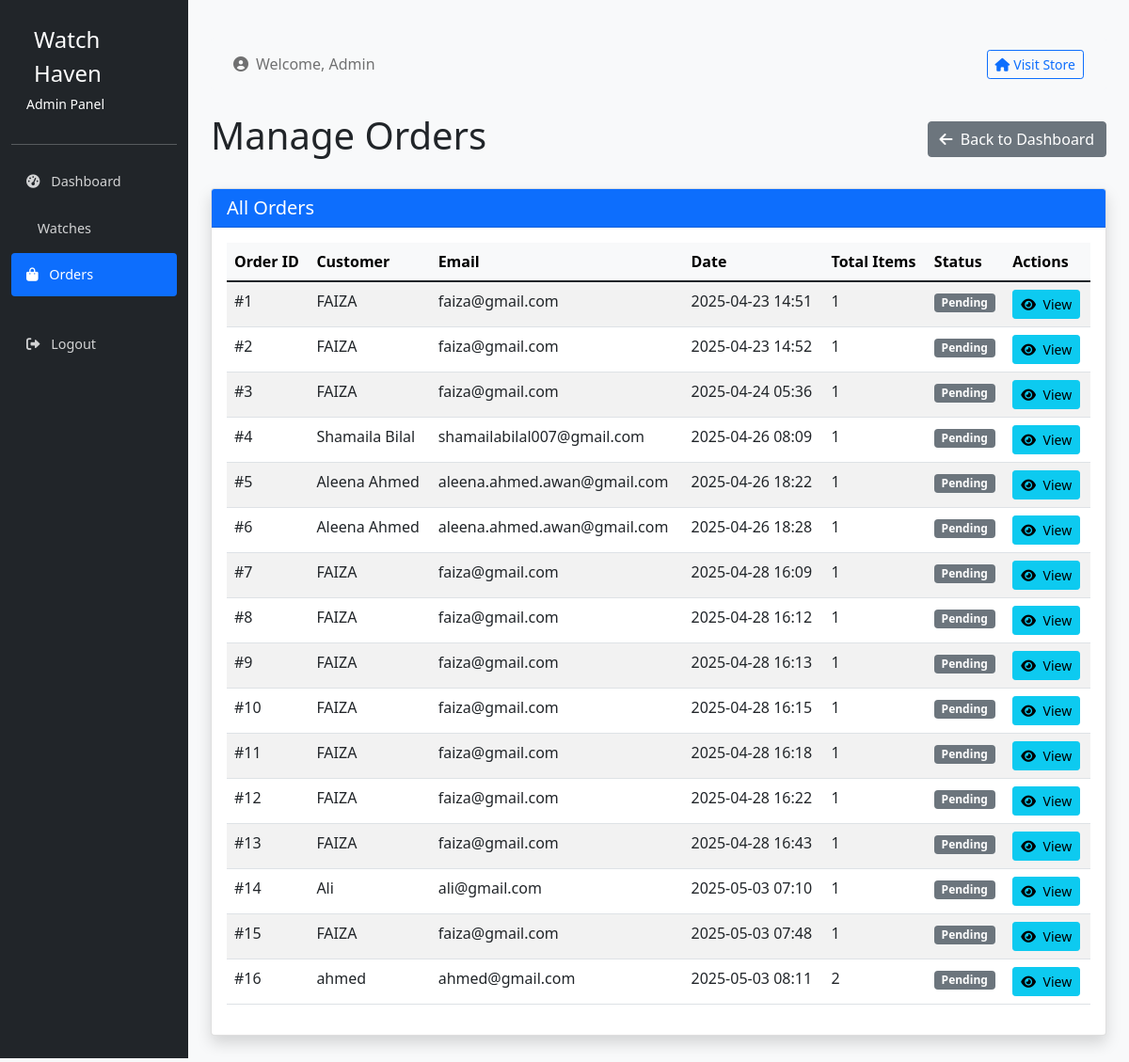
Page /admin/orders (signed in) on the earlier database version.
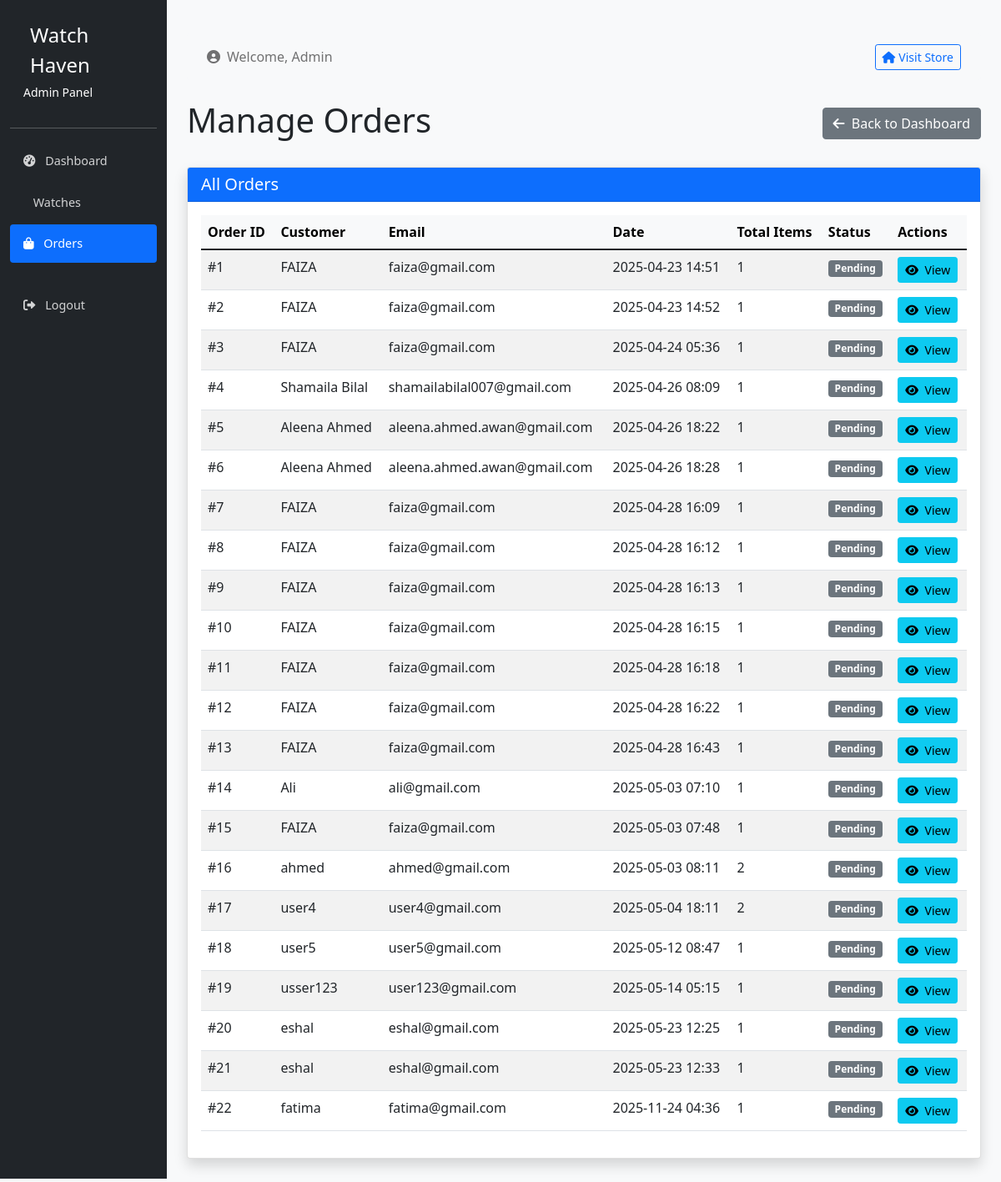
Same page on the later database version.
### models.py (models this page shows, shortened)
class Orders(db.Model):
    id = db.Column(db.Integer, primary_key=True, autoincrement=True)
    user_id = db.Column(db.Integer, db.ForeignKey('users.id'))
    created_at = db.Column(db.TIMESTAMP, default=datetime.utcnow)
    items = db.relationship('OrderItems', backref='order', lazy=True)

class Users(db.Model):
    id = db.Column(db.Integer, primary_key=True, autoincrement=True)
    name = db.Column(db.String(100))
    email = db.Column(db.String(100), unique=True)
    password = db.Column(db.String(100))
    role = db.Column(db.Enum('user', 'admin'), default='user')
    orders = db.relationship('Orders', backref='user', lazy=True)
    cart_items = db.relationship('Cart', backref='user', lazy=True)

### routes.py (the view)
@app.route('/admin/orders')
def admin_orders():
    return AdminOrderRoutes.list_orders()

### routes.py (called while the page is built)
    @staticmethod
    def check_admin():
        if 'user_id' not in session or session['user_role'] != 'admin':
            return False
        return True

    @classmethod
    def list_orders(cls):
        if not cls.check_admin():
            flash('Unauthorized access!')
            return redirect(url_for('index'))
        orders = db.session.query(Orders, Users).join(Users).all()
        return render_template('admin/orders.html', orders=orders)

### templates/admin/orders.html (shortened to what this page needs)
{% extends "admin/layout.html" %}
{% block content %}
<div class="d-flex justify-content-between align-items-center mb-4">
    <h1>Manage Orders</h1>
    <a href="{{ url_for('admin') }}" class="btn btn-secondary">
        <i class="fas fa-arrow-left me-1"></i> Back to Dashboard
    </a>
</div>
<div class="card shadow">
    <div class="card-header bg-primary text-white">
        <h5 class="mb-0">All Orders</h5>
    </div>
    <div class="card-body">
        {% if orders %}
            <div class="table-responsive">
                <table class="table table-striped table-hover">
                    <thead class="table-light">
                        <tr>
                            <th>Order ID</th>
                            <th>Customer</th>
                            <th>Email</th>
                            <th>Date</th>
                            <th>Total Items</th>
                            <th>Status</th>
                            <th>Actions</th>
                        </tr>
                    </thead>
                    <tbody>
                        {% for order, user in orders %}
                            <tr>
                                <td>#{{ order.id }}</td>
                                <td>{{ user.name }}</td>
                                <td>{{ user.email }}</td>
                                <td>{{ order.created_at.strftime('%Y-%m-%d %H:%M') }}</td>
                                <td>{{ order.items|length }}</td>
                                <td>
                                    {% if order.status %}
                                        <span class="badge bg-{{
                                            'success' if order.status == 'delivered' else
                                            'warning' if order.status == 'processing' or order.status == 'shipped' else
                                            'danger' if order.status == 'cancelled' else
                                            'info'
                                        }}">
                                            {{ order.status|capitalize }}
                                        </span>
                                    {% else %}
                                        <span class="badge bg-secondary">Pending</span>
                                    {% endif %}
                                </td>
                                <td>
                                    <div class="btn-group" role="group">
                                        <a href="{{ url_for('admin_order_detail', id=order.id) }}" class="btn btn-sm btn-info">
                                            <i class="fas fa-eye me-1"></i> View
                                        </a>
                                    </div>
                                </td>
                            </tr>
                        {% endfor %}
                    </tbody>
                </table>
            </div>
        {% else %}
            <div class="alert alert-info">
                <i class="fas fa-info-circle me-2"></i> No orders have been placed yet.
            </div>
        {% endif %}
    </div>
</div>
{% endblock %}

### templates/admin/layout.html (shortened to what this page needs)
<!DOCTYPE html>
<html lang="en">
<head>
    <link href="https://cdn.jsdelivr.net/npm/bootstrap@5.1.3/dist/css/bootstrap.min.css" rel="stylesheet">
    <link rel="stylesheet" href="https://cdnjs.cloudflare.com/ajax/libs/font-awesome/6.0.0-beta3/css/all.min.css">
</head>
<body>
    <div class="container-fluid">
        <div class="row">
            <div class="col-md-3 col-lg-2 d-md-block sidebar collapse">
                <div class="pt-4 pb-3 px-3 text-white">
                    <div class="d-flex align-items-center">
                        <span class="logo-text">Watch Haven</span>
                    </div>
                    <div class="small mt-1">Admin Panel</div>
                </div>
                <hr class="bg-light">
                <ul class="nav flex-column">
                    <li class="nav-item">
                        <a class="nav-link {% if request.endpoint == 'admin' %}active{% endif %}" href="{{ url_for('admin') }}">
                            <i class="fas fa-tachometer-alt"></i> Dashboard
                        </a>
                    </li>
                    <li class="nav-item">
                        <a class="nav-link {% if request.endpoint == 'admin_watches' %}active{% endif %}" href="{{ url_for('admin_watches') }}">
                             Watches
                        </a>
                    </li>
                    <li class="nav-item">
                        <a class="nav-link {% if request.endpoint == 'admin_orders' %}active{% endif %}" href="{{ url_for('admin_orders') }}">
                            <i class="fas fa-shopping-bag"></i> Orders
                        </a>
                    </li>
                    <li class="nav-item mt-4">
                        <a class="nav-link" href="{{ url_for('logout') }}">
                            <i class="fas fa-sign-out-alt"></i> Logout
                        </a>
                    </li>
                </ul>
            </div>
            <main class="col-md-9 ms-sm-auto col-lg-10 px-md-4 main-content">
                <nav class="navbar navbar-expand-lg navbar-light bg-light rounded mb-4 mt-3">
                    <div class="container-fluid">
                        <span class="navbar-text">
                            <i class="fas fa-user-circle me-2"></i>Welcome, Admin
                        </span>
                        <div class="d-flex">
                            <a href="{{ url_for('index') }}" class="btn btn-outline-primary btn-sm">
                                <i class="fas fa-home me-1"></i>Visit Store
                            </a>
                        </div>
                    </div>
                </nav>
                {% block content %}{% endblock %}
            </main>
        </div>
    </div>
</body>
</html>

### templates/admin/layout.html (style rules this page uses)
body { background-color: #f8f9fa; padding-bottom: 2rem; }
.sidebar { min-height: 100vh; background-color: #212529; }
.sidebar .nav-link { color: rgba(255, 255, 255, 0.8); font-size: 0.9rem; padding: 0.75rem 1rem; border-radius: 0.25rem; margin-bottom: 0.25rem; }
.sidebar .nav-link.active { color: #fff; background-color: #0d6efd; }
.sidebar .nav-link i { margin-right: 0.5rem; }
.main-content { padding: 1.5rem; }
.logo-text { font-size: 1.5rem; margin-left: 0.5rem; }

Differences in the rows shown:
added Orders: id "17", name "user4", email "user4@gmail.com", created_at "2025-05-04 18:11", items|length "2"
added Orders: id "18", name "user5", email "user5@gmail.com", created_at "2025-05-12 08:47", items|length "1"
added Orders: id "19", name "usser123", email "user123@gmail.com", created_at "2025-05-14 05:15", items|length "1"
added Orders: id "20", name "eshal", email "eshal@gmail.com", created_at "2025-05-23 12:25", items|length "1"
added Orders: id "21", name "eshal", email "eshal@gmail.com", created_at "2025-05-23 12:33", items|length "1"
added Orders: id "22", name "fatima", email "fatima@gmail.com", created_at "2025-11-24 04:36", items|length "1"
